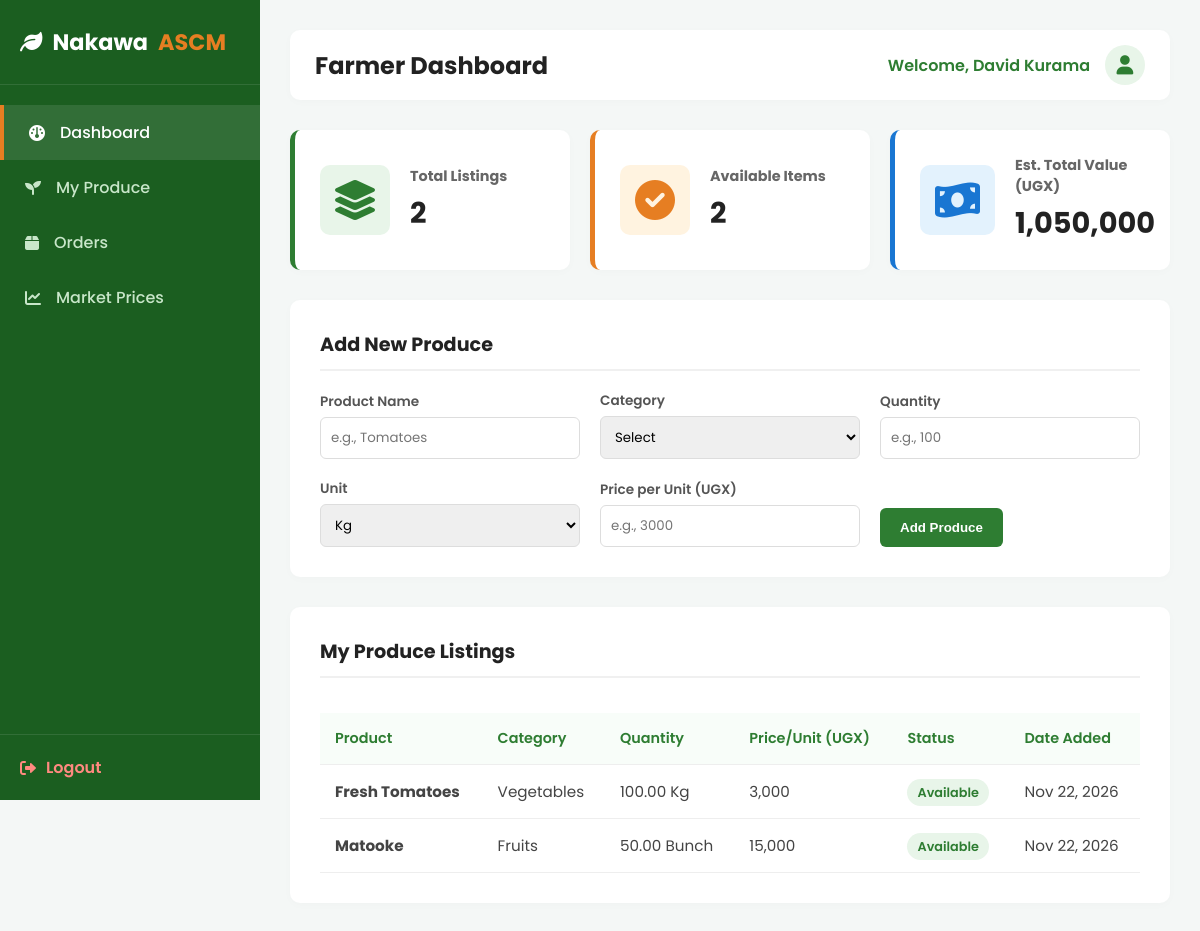
Page /farmer_dashboard.php (signed in) on the committed database.
### tables this page shows
CREATE TABLE `produce` (
  `id` int(11) NOT NULL,
  `farmer_id` int(11) NOT NULL,
  `product_name` varchar(100) NOT NULL,
  `category` varchar(50) NOT NULL,
  `quantity` decimal(10,2) NOT NULL,
  `unit` varchar(20) NOT NULL,
  `price_per_unit` decimal(10,2) NOT NULL,
  `status` enum('available','sold_out') DEFAULT 'available',
  `created_at` timestamp NOT NULL DEFAULT current_timestamp()
);

### farmer_dashboard.php (the view, shortened to what this page needs)
<?php
include 'db_connect.php';
$farmer_id = $_SESSION['user_id'];
$produceQuery = "SELECT * FROM produce WHERE farmer_id = '$farmer_id' ORDER BY created_at DESC";
$produceResult = $conn->query($produceQuery);
$totalItems = $produceResult->num_rows;
$availableItems = 0;
$totalValue = 0;
$produceList = [];
while($row = $produceResult->fetch_assoc()) {
    $produceList[] = $row;
    if ($row['status'] == 'available') {
        $availableItems++;
    }
    $totalValue += ($row['quantity'] * $row['price_per_unit']);
}
?>
<!DOCTYPE html>
<html lang="en">
<head>
    <link rel="stylesheet" href="css/style.css">
    <link rel="stylesheet" href="css/dashboard.css">
    <link rel="stylesheet" href="https://cdnjs.cloudflare.com/ajax/libs/font-awesome/6.0.0/css/all.min.css">
</head>
<body class="dashboard-body">
    <aside class="sidebar">
        <div class="sidebar-header">
            <i class="fa-solid fa-leaf"></i> Nakawa <span>ASCM</span>
        </div>
        <ul class="sidebar-menu">
            <li><a href="farmer_dashboard.php" class="active"><i class="fa-solid fa-gauge"></i> <span>Dashboard</span></a></li>
            <li><a href="#my-produce"><i class="fa-solid fa-seedling"></i> <span>My Produce</span></a></li>
            <li><a href="#orders"><i class="fa-solid fa-box"></i> <span>Orders</span></a></li>
            <li><a href="#prices"><i class="fa-solid fa-chart-line"></i> <span>Market Prices</span></a></li>
        </ul>
        <div class="sidebar-footer">
            <a href="logout.php"><i class="fa-solid fa-right-from-bracket"></i> <span>Logout</span></a>
        </div>
    </aside>
    <main class="main-content">
        <div class="top-bar">
            <h1>Farmer Dashboard</h1>
            <div class="user-info">
                <span>Welcome, <?php echo $_SESSION['full_name']; ?></span>
                <div class="user-avatar"><i class="fa-solid fa-user"></i></div>
            </div>
        </div>
        <div class="stats-grid">
            <div class="stat-card">
                <i class="fa-solid fa-layer-group"></i>
                <div>
                    <h3>Total Listings</h3>
                    <p><?php echo $totalItems; ?></p>
                </div>
            </div>
            <div class="stat-card" style="border-left-color: #e67e22;">
                <i class="fa-solid fa-check-circle" style="color: #e67e22; background: #fff3e0;"></i>
                <div>
                    <h3>Available Items</h3>
                    <p><?php echo $availableItems; ?></p>
                </div>
            </div>
            <div class="stat-card" style="border-left-color: #1976d2;">
                <i class="fa-solid fa-money-bill-wave" style="color: #1976d2; background: #e3f2fd;"></i>
                <div>
                    <h3>Est. Total Value (UGX)</h3>
                    <p><?php echo number_format($totalValue); ?></p>
                </div>
            </div>
        </div>
        <div class="content-section">
            <h2 class="section-header">Add New Produce</h2>
            <form action="farmer_dashboard.php" method="POST" class="produce-form">
                <div class="input-group">
                    <label>Product Name</label>
                    <input type="text" name="product_name" required placeholder="e.g., Tomatoes">
                </div>
                <div class="input-group">
                    <label>Category</label>
                    <select name="category" required>
                        <option value="" disabled selected>Select</option>
                    </select>
                </div>
                <div class="input-group">
                    <label>Quantity</label>
                    <input type="number" step="0.01" name="quantity" required placeholder="e.g., 100">
                </div>
                <div class="input-group">
                    <label>Unit</label>
                    <select name="unit" required>
                        <option value="Kg">Kg</option>
                    </select>
                </div>
                <div class="input-group">
                    <label>Price per Unit (UGX)</label>
                    <input type="number" step="0.01" name="price" required placeholder="e.g., 3000">
                </div>
                <div class="input-group">
                    <button type="submit" name="add_produce" class="btn-green">Add Produce</button>
                </div>
            </form>
        </div>
        <div class="content-section" id="my-produce">
            <h2 class="section-header">My Produce Listings</h2>
            <div class="table-responsive">
                <table class="data-table">
                    <thead>
                        <tr>
                            <th>Product</th>
                            <th>Category</th>
                            <th>Quantity</th>
                            <th>Price/Unit (UGX)</th>
                            <th>Status</th>
                            <th>Date Added</th>
                        </tr>
                    </thead>
                    <tbody>
                        <?php if (count($produceList) > 0): ?>
                            <?php foreach ($produceList as $item): ?>
                                <tr>
                                    <td><strong><?php echo htmlspecialchars($item['product_name']); ?></strong></td>
                                    <td><?php echo htmlspecialchars($item['category']); ?></td>
                                    <td><?php echo htmlspecialchars($item['quantity']) . " " . htmlspecialchars($item['unit']); ?></td>
                                    <td><?php echo number_format($item['price_per_unit']); ?></td>
                                    <td>
                                        <span class="badge <?php echo $item['status'] == 'available' ? 'badge-available' : 'badge-sold'; ?>">
                                            <?php echo ucfirst($item['status']); ?>
                                        </span>
                                    </td>
                                    <td><?php echo date('M d, Y', strtotime($item['created_at'])); ?></td>
                                </tr>
                            <?php endforeach; ?>
                        <?php else: ?>
                            <tr>
                                <td colspan="6" style="text-align: center; color: #888;">No produce listed yet. Add your first item above!</td>
                            </tr>
                        <?php endif; ?>
                    </tbody>
                </table>
            </div>
        </div>
    </main>
</body>
</html>

### css/style.css (style rules this page uses)
* { margin: 0; padding: 0; box-sizing: border-box; }
body { background-color: #f8fdf9; color: #333; font-family: 'Poppins', sans-serif; overflow-x: hidden; }

### css/dashboard.css (style rules this page uses)
.dashboard-body { background-color: #f4f7f6; display: flex; min-height: 100vh; }
.sidebar { width: 260px; background: #1b5e20; color: #fff; display: flex; flex-direction: column; position: fixed; height: 100vh; transition: 0.3s; }
.sidebar-header { padding: 25px 20px; font-size: 1.4rem; font-weight: 700; border-bottom: 1px solid rgba(255,255,255,0.1); display: flex; align-items: center; gap: 10px; }
.sidebar-header span { color: #e67e22; }
.sidebar-menu { list-style: none; padding: 20px 0; flex-grow: 1; }
.sidebar-menu li a { display: flex; align-items: center; gap: 15px; padding: 15px 25px; color: #c8e6c9; text-decoration: none; font-weight: 500; transition: 0.3s; }
.sidebar-menu li a:hover, .sidebar-menu li a.active { background: rgba(255,255,255,0.1); color: #fff; border-left: 4px solid #e67e22; }
.sidebar-footer { padding: 20px; border-top: 1px solid rgba(255,255,255,0.1); }
.sidebar-footer a { color: #ff8a80; text-decoration: none; display: flex; align-items: center; gap: 10px; font-weight: 600; }
.main-content { margin-left: 260px; flex-grow: 1; padding: 30px; width: calc(100% - 260px); }
.top-bar { display: flex; justify-content: space-between; align-items: center; margin-bottom: 30px; background: #fff; padding: 15px 25px; border-radius: 10px; box-shadow: 0 2px 10px rgba(0,0,0,0.02); }
.top-bar h1 { font-size: 1.5rem; color: #222; }
.user-info { display: flex; align-items: center; gap: 15px; font-weight: 600; color: #2e7d32; }
.user-avatar { width: 40px; height: 40px; background: #e8f5e9; border-radius: 50%; display: flex; justify-content: center; align-items: center; color: #2e7d32; font-size: 1.2rem; }
.stats-grid { display: grid; grid-template-columns: repeat(auto-fit, minmax(200px, 1fr)); gap: 20px; margin-bottom: 30px; }
.stat-card { background: #fff; padding: 25px; border-radius: 10px; box-shadow: 0 2px 10px rgba(0,0,0,0.02); border-left: 5px solid #2e7d32; display: flex; align-items: center; gap: 20px; }
.stat-card i { font-size: 2.5rem; color: #2e7d32; background: #e8f5e9; padding: 15px; border-radius: 10px; }
.stat-card h3 { font-size: 0.9rem; color: #666; margin-bottom: 5px; }
.stat-card p { font-size: 1.8rem; font-weight: 700; color: #222; }
.content-section { background: #fff; padding: 30px; border-radius: 10px; box-shadow: 0 2px 10px rgba(0,0,0,0.02); margin-bottom: 30px; }
.section-header { margin-bottom: 20px; font-size: 1.2rem; color: #222; border-bottom: 2px solid #f0f0f0; padding-bottom: 10px; }
.produce-form { display: grid; grid-template-columns: repeat(auto-fit, minmax(200px, 1fr)); gap: 20px; align-items: end; }
.produce-form .input-group { margin-bottom: 0; }
.produce-form label { display: block; margin-bottom: 5px; font-size: 0.85rem; font-weight: 600; color: #555; }
.produce-form input, .produce-form select { width: 100%; padding: 10px; border: 1px solid #ddd; border-radius: 6px; font-family: 'Poppins', sans-serif; }
.btn-green { background: #2e7d32; color: #fff; padding: 12px 20px; border: none; border-radius: 6px; cursor: pointer; font-weight: 600; transition: 0.3s; }
.table-responsive { overflow-x: auto; }
.data-table { width: 100%; border-collapse: collapse; margin-top: 15px; }
.data-table th, .data-table td { padding: 15px; text-align: left; border-bottom: 1px solid #eee; }
.data-table th { background: #f8fdf9; color: #2e7d32; font-weight: 600; font-size: 0.9rem; }
.data-table td { font-size: 0.95rem; color: #444; }
.badge { padding: 5px 10px; border-radius: 20px; font-size: 0.8rem; font-weight: 600; }
.badge-available { background: #e8f5e9; color: #2e7d32; }

### rows in the picture
produce: product_name "Fresh Tomatoes", category "Vegetables", quantity "100.00", unit "Kg", price_per_unit "3,000", status "Available", created_at "Nov 22, 2026"
produce: product_name "Matooke", category "Fruits", quantity "50.00", unit "Bunch", price_per_unit "15,000", status "Available", created_at "Nov 22, 2026"

### other values in the picture
$_SESSION['full_name'] "David Kurama"
$totalItems "2"
$availableItems "2"
$totalValue "1,050,000"
